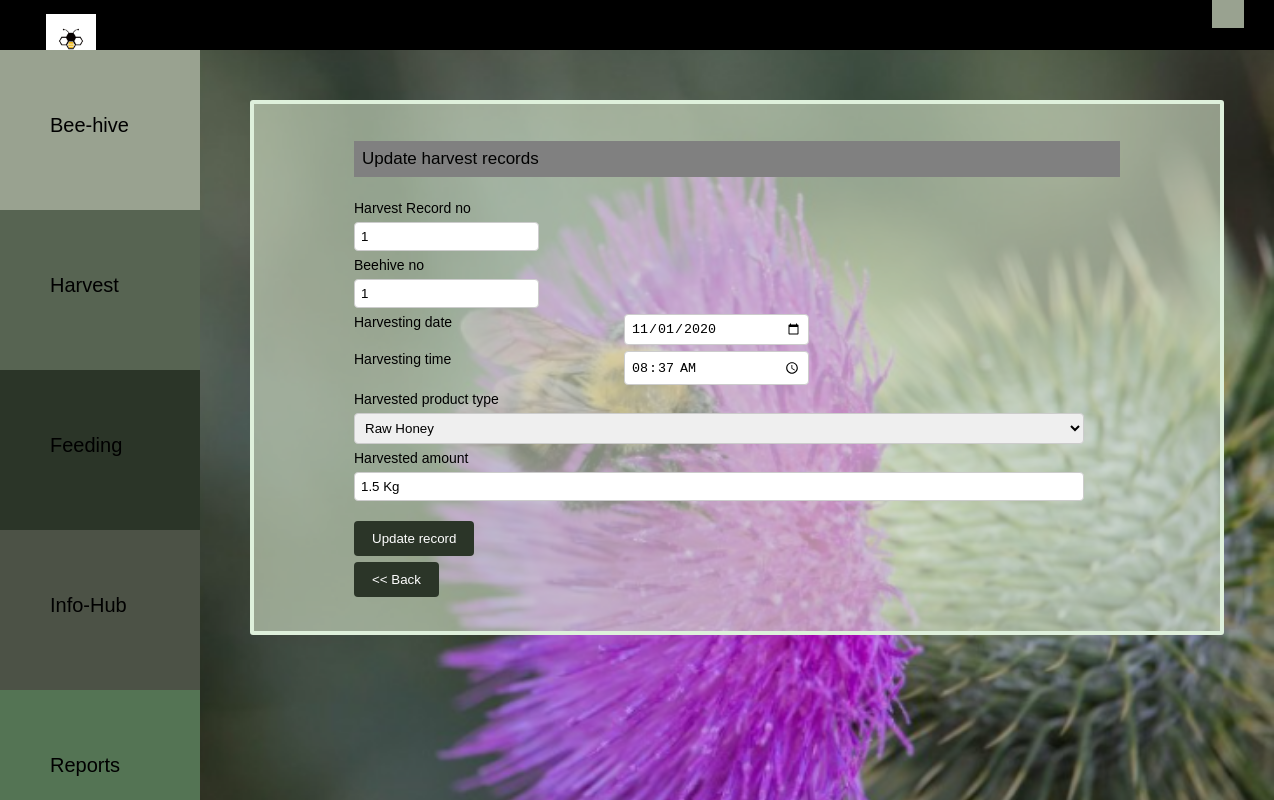
The page /php/bk_updateharvest.php?HarvestRecNo=1 on the database its author committed.
### tables this page shows
CREATE TABLE `harvest` (
  `HarvestRecNo` int(10) NOT NULL,
  `userID` int(10) NOT NULL,
  `beehiveno` int(10) NOT NULL,
  `date` date NOT NULL,
  `hdate` date NOT NULL,
  `htime` time(2) NOT NULL,
  `producttype` varchar(50) NOT NULL,
  `amount` varchar(50) NOT NULL
);

### php/bk_updateharvest.php (the view, shortened to what this page needs)
<html>
    <head>
      <link rel="stylesheet" type="text/CSS" href="../css/bk_style.css">
      <link rel="stylesheet" type="text/CSS" href="../css/bk_catstyle.css">
    </head>
  <body  >
        <?php include('bk_navbar.php');
        include('bk_sidenavbar.php');
?>
<div class="main">
    <div class="bhivecontainer">
    <p >Update harvest records</p>
<?php
if(isset($_GET['HarvestRecNo'])){
  $sql1 = "SELECT HarvestRecNo,beehiveno,hdate,htime,producttype,amount FROM harvest WHERE  HarvestRecNo =".$_GET['HarvestRecNo'];
  $result1= mysqli_query($connection,$sql1);
while($row=mysqli_fetch_assoc($result1)){
        echo '<form  method="post" action="" ><div class="row" >';
        echo '<div class="col1">';
        echo 'Harvest Record no </div><div class="col2">';
        echo "<input type = 'number' name='HarvestRecNo' required value ='".$row['HarvestRecNo']."' readonly>";
        echo "</div>";
        echo "</div>";
        echo '<div class="row" >';
        echo '<div class="col1">';
        echo 'Beehive no </div><div class="col2" ><input type = "number" name="beehiveno"  value ="'.$row['beehiveno'].'" >';
        echo "</div>";
        echo "</div>";
        echo '<div class="row" >';
        echo '<div class="col1">';
        echo 'Harvesting date </div><div class="col1"><input type = "date" name="hdate"  value ="'.$row['hdate'].'" >';
        echo "</div>";
        echo '<div class="col1">';
        echo 'Harvesting time </div><div class="c3"><input type = "time"" name="htime"  value ="'.$row['htime'].'" >';
        echo "</div>";
        echo "</div>";
        echo '<div class="row" >';
        echo '<div class="col1">';
        echo 'Harvested product type </div><div class="col2"><select id="producttype" name="producttype" value="<?= $producttype?>" >
        <option value="Raw Honey">Raw Honey</option>
        <option value="Bee Colonies">Bee Colonies</option>
        <option value="Royal Gel">Royal Gel</option>
        </select> ';
        echo "</div>";
        echo "</div>";
        echo '<div class="row" >';
        echo '<div class="col1">';
        echo 'Harvested amount </div><div class="col2"><input type = "text" name="amount"  value ="'.$row['amount'].'" >';
        echo '<span class="error"><?= $amount_error?></span>';
        echo "</div>";
        echo "</div>";
        echo '<div class="row"><div class="c1" style="width: 910px"><input type="submit" value="Update record" name="update" ></div></form>';
}}
?>
<form  action="bk_viewharvest.php" method="post" >
        <div class="c2" style="width: 90px">
        <input type="submit" value="<< Back" name="back" >
        </div>
</div>
    </div>
<br />
<br />
  </body>
</html>

### css/bk_style.css (style rules this page uses)
body { margin: 0; font-family: Arial, Helvetica, sans-serif; }
.bhivecontainer { background-color: #d4e2c89d; padding: 20px 100px 20px 100px; border: 4px solid rgb(222, 240, 219); border-radius: 3px; font-size: 14px; }
.bhivecontainer p { font-size: 17px; color: black; text-align: left; padding: 8px; background-color: #808080; }
.error { color: #9E1A1A; font-family: "Times New Roman", Times, serif; font-size: 14px; padding: 8px; }
.col1 { float: left; width: 270px; margin-top: 6px; }
.col2 { float: left; width: 730px; margin-top: 6px; }
.c1 { float: left; width: 815px; margin-top: 6px; }
.c2 { float: left; width: 185px; margin-top: 6px; }
.c3 { float: left; width: 200px; margin-top: 6px; }
.row:after { content: ""; display: table; clear: both; }
input[type=submit] { background-color: #2b3528; color: white; padding: 10px 18px; border: none; border-radius: 4px; cursor: pointer; float: left; }
input[type=text],select, textarea { width: 100%; padding: 6px; border: 1px solid #ccc; border-radius: 4px; resize: vertical; }
input[type=number] , input[type=date], input[type=time] { padding: 6px; border: 1px solid #ccc; border-radius: 4px; resize: vertical; width: 185px; }

### css/bk_catstyle.css (style rules this page uses)
body { margin: 0; font-family: Arial; background-position: center; background-repeat: no-repeat; background-size: cover; background-attachment: fixed; background-image: url(../images/11.png); }
.main { margin-left: 250px; margin-right: 50px; margin-bottom: 10px; margin-top: 100px; }
* { box-sizing: border-box; }

### rows shown on the page
harvest: HarvestRecNo "1", beehiveno "1", hdate "11/01/2020", htime "08:37:00.00", amount "1.5 Kg"
